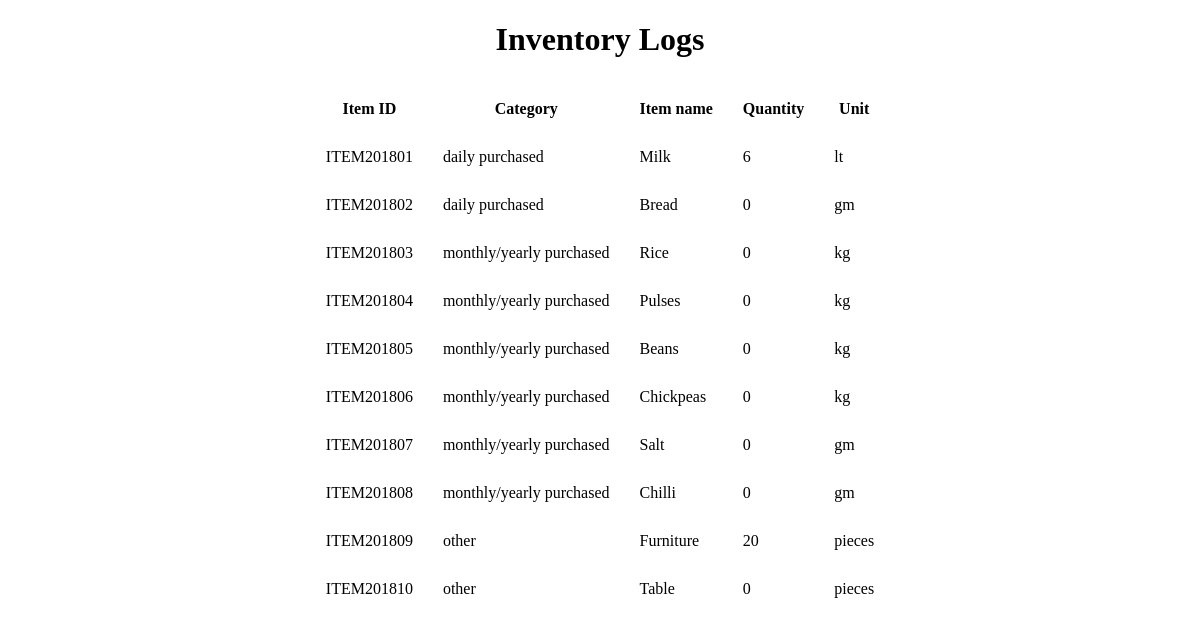
/inventory/view_items/, run on an earlier commit of the app's database.
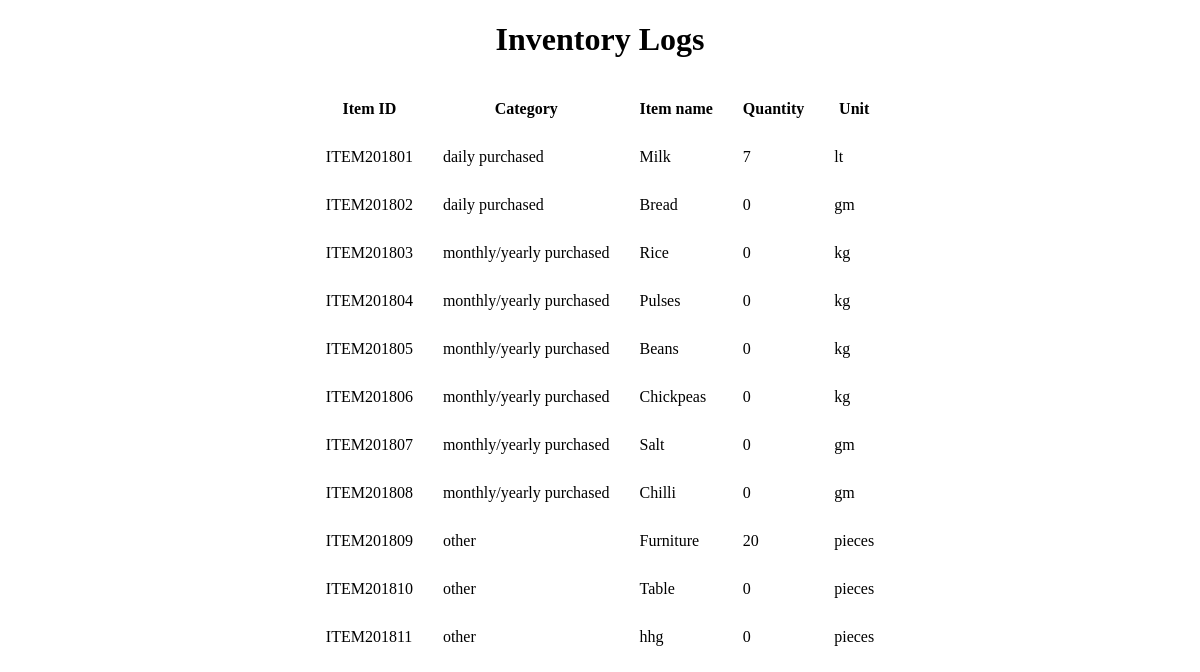
And on a later commit of the database.
### Inventory/models.py (models this page shows, shortened)
class InventoryItems(models.Model):
    item_id = models.CharField(max_length=10 ,default=item_id, primary_key=True)
    name = models.CharField(max_length=20)
    quantity = models.IntegerField(default=0)
    unit = models.CharField(max_length=6,null=True)
    category = models.CharField(max_length=30)

### Inventory/views.py (the view)
def view_items(request):
    return  render(request, 'customitem.html', {'context':InventoryItems.objects.all()})

### Inventory/templates/customitem.html (shortened to what this page needs)
<!DOCTYPE html>
<html lang="en">
<head>
</head>
<body>
<center><h1>Inventory Logs</h1></center>
<table border="0" cellspacing="10" cellpadding="10" align="center">
<tr><th>Item ID</th><th>Category</th><th>Item name</th><th>Quantity</th><th>Unit</th>
</tr>
    {% for i in context %}
    <tr><td>{{ i.item_id }}</td><td>{{ i.category }}</td><td>{{ i.name }}</td><td>{{ i.quantity }}</td><td>{{ i.unit }}</td>
    {% endfor %}
</tr>
</table>
</body>
</html>

What changed in the data, as far as the page shows it:
changed InventoryItems "ITEM201801": quantity "6" → "7"
added InventoryItems: item_id "ITEM201811", category "other", name "hhg", quantity "0", unit "pieces"
